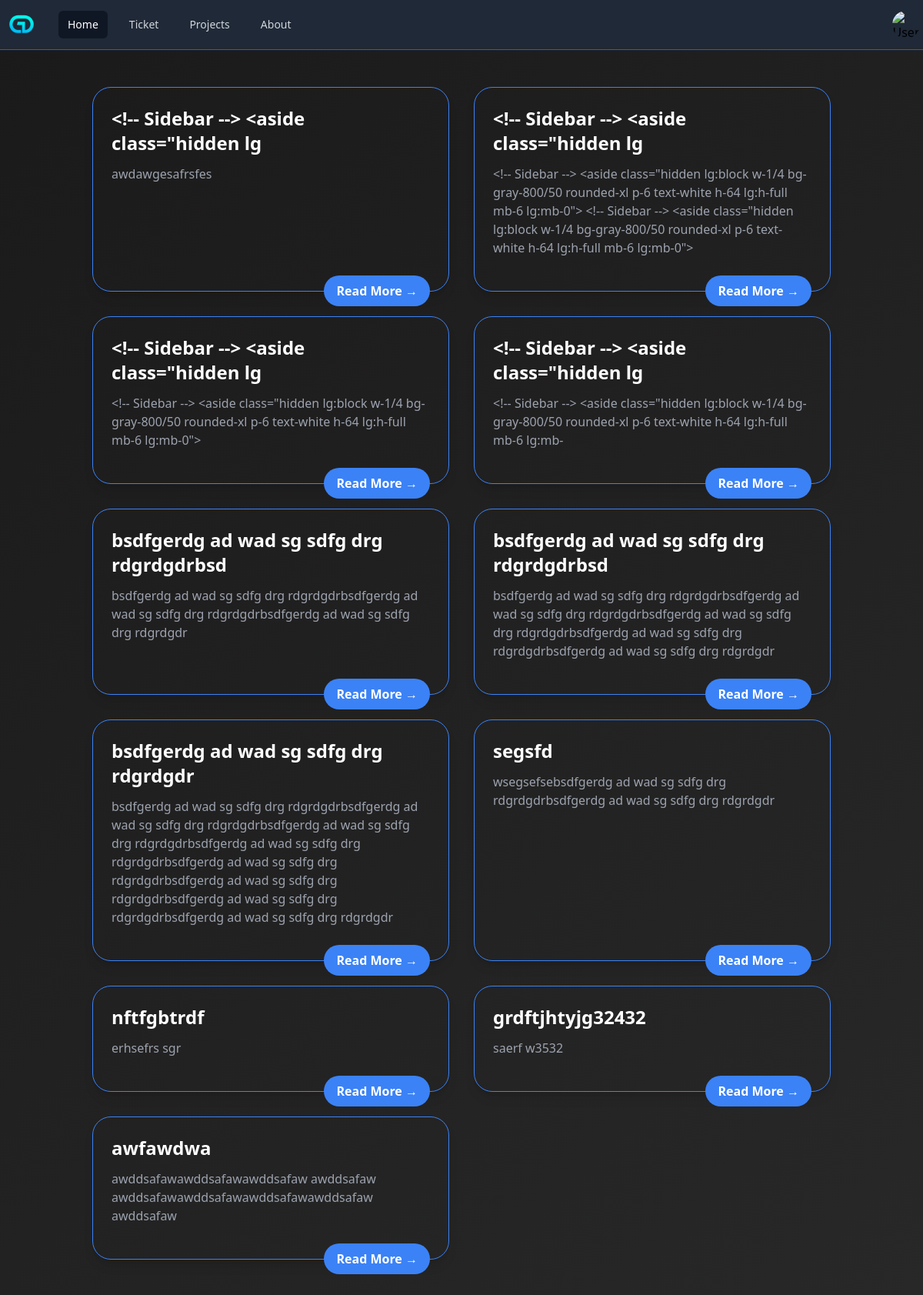
The page / on the database its author committed.
### Homepage/models.py (models this page shows, shortened)
class PostsModel(models.Model):
    Author = models.CharField(max_length=30)
    Title = models.CharField(max_length=40)
    Summary = models.TextField(default='')
    Date = models.DateField(auto_now_add=True)
    Content = models.TextField()
    JustDate = models.DateTimeField(auto_now_add=True)

### Homepage/views.py (the view)
# urls.py: path('', include('Homepage.urls')),
class Homepage(ListView):
    model = PostsModel
    template_name = 'home.html'
    context_object_name = 'posts'
    ordering = ['-JustDate']

### Homepage/templates/home.html (shortened to what this page needs)
{% extends "Base.html" %}
{% load static %}
{% block head %}{% include "Navbar.html" %}{% endblock head %}
{% block body %}
<div class="max-w-5xl mx-auto py-12 px-4 sm:px-6 lg:px-8">
  {% if posts %}
    <div id="PostDiv" class="grid md:grid-cols-2 gap-8 ">
      {% for post in posts %}
        <div class="relative border border-blue-500 bg-gradient-to-br from-white-100 to-gray-50 rounded-3xl shadow-lg p-6 flex flex-col hover:-translate-y-[0.7px] duration-300">
        <h2 class="text-2xl font-bold mb-3 text-white">{{ post.Title }}</h2>
        <p class="text-gray-400 mb-5 font-">{{ post.Summary|default:"No summary available." }}</p>
        <a href="post/{{ post.id }}"
          class="absolute right-6 bottom-[0.08px] translate-y-1/2 text-white bg-blue-500 hover:bg-blue-600 font-semibold py-2 px-4 rounded-full transition-colors duration-200">
          Read More →
        </a>
        </div>
      {% endfor %}
    </div>
  {% else %}
    <p class="text-center text-gray-500 text-lg">No posts available at the moment.</p>
  {% endif %}
</div>
{% endblock body %}

### rows shown on the page
PostsModel: Title "<!-- Sidebar --> <aside class=\"hidden lg", Summary "awdawgesafrsfes"
PostsModel: Title "<!-- Sidebar --> <aside class=\"hidden lg", Summary "<!-- Sidebar --> <aside class=\"hidden lg:block w-1/4 bg-gray-800/50 rounded-xl p-6 text-white h-64 lg:h-full mb-6 lg:mb-0\"> <!-- Sidebar --> <aside class=\"hidden lg:block w-1/4 bg-gray-800/50 rounded-xl p-6 text-white h-64 lg:h-full mb-6 lg:mb-0\">"
PostsModel: Title "<!-- Sidebar --> <aside class=\"hidden lg", Summary "<!-- Sidebar --> <aside class=\"hidden lg:block w-1/4 bg-gray-800/50 rounded-xl p-6 text-white h-64 lg:h-full mb-6 lg:mb-0\">"
PostsModel: Title "<!-- Sidebar --> <aside class=\"hidden lg", Summary "<!-- Sidebar --> <aside class=\"hidden lg:block w-1/4 bg-gray-800/50 rounded-xl p-6 text-white h-64 lg:h-full mb-6 lg:mb-"
PostsModel: Title "bsdfgerdg ad wad sg sdfg drg rdgrdgdrbsd", Summary "bsdfgerdg ad wad sg sdfg drg rdgrdgdrbsdfgerdg ad wad sg sdfg drg rdgrdgdrbsdfgerdg ad wad sg sdfg drg rdgrdgdr"
PostsModel: Title "bsdfgerdg ad wad sg sdfg drg rdgrdgdrbsd", Summary "bsdfgerdg ad wad sg sdfg drg rdgrdgdrbsdfgerdg ad wad sg sdfg drg rdgrdgdrbsdfgerdg ad wad sg sdfg drg rdgrdgdrbsdfgerdg ad wad sg sdfg drg rdgrdgdrbsdfgerdg ad wad sg sdfg drg rdgrdgdr"
PostsModel: Title "bsdfgerdg ad wad sg sdfg drg rdgrdgdr", Summary "bsdfgerdg ad wad sg sdfg drg rdgrdgdrbsdfgerdg ad wad sg sdfg drg rdgrdgdrbsdfgerdg ad wad sg sdfg drg rdgrdgdrbsdfgerdg ad wad sg sdfg drg rdgrdgdrbsdfgerdg ad wad sg sdfg drg rdgrdgdrbsdfgerdg ad wad sg sdfg drg rdgrdgdrbsdfgerdg ad wad sg sdfg drg rdgrdgdrbsdfgerdg ad wad sg sdfg drg rdgrdgdr"
PostsModel: Title "segsfd", Summary "wsegsefsebsdfgerdg ad wad sg sdfg drg rdgrdgdrbsdfgerdg ad wad sg sdfg drg rdgrdgdr"
PostsModel: Title "nftfgbtrdf", Summary "erhsefrs sgr"
PostsModel: Title "grdftjhtyjg32432", Summary "saerf w3532"
PostsModel: Title "awfawdwa", Summary "awddsafawawddsafawawddsafaw awddsafaw awddsafawawddsafawawddsafawawddsafaw awddsafaw"
